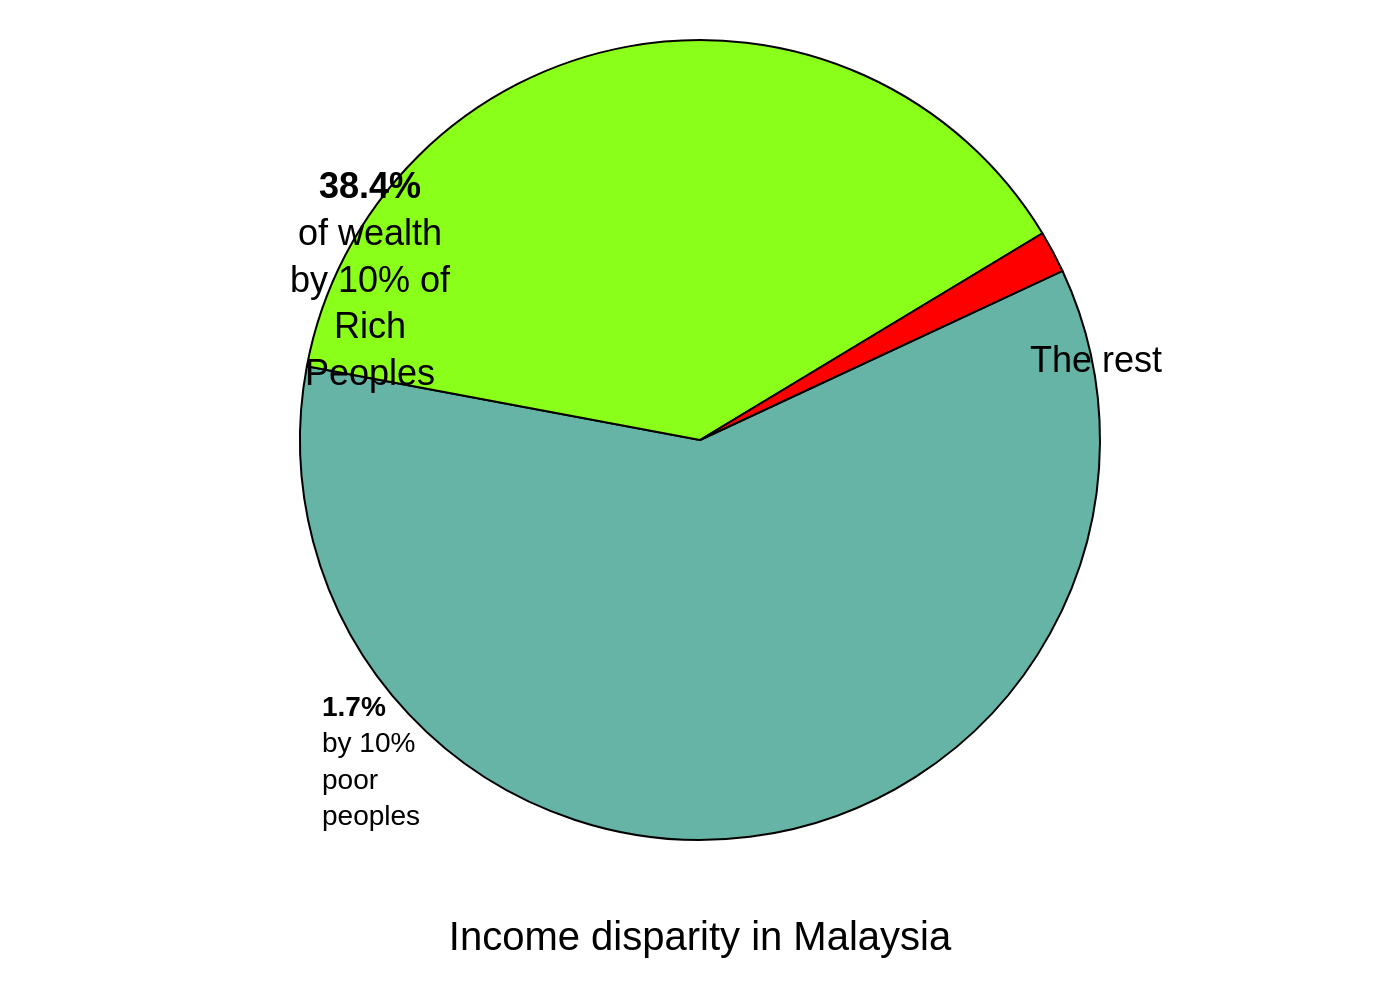

The script that drew this image:
import sys
import json
import os
import plotly.graph_objects as go

# Check for command-line argument
if len(sys.argv) != 2:
    print("Usage: python generate_chart.py <path_to_json_file>")
    sys.exit(1)

json_path = sys.argv[1]

# Check if the file exists
if not os.path.exists(json_path):
    print(f"Error: File not found at {json_path}")
    sys.exit(1)

# Read data from the JSON file
with open(json_path, 'r', encoding='utf-8') as f:
    config = json.load(f)

# Extract data for the chart
chart_data = config.get('chart_data', [])
texts = config.get('texts', {})
colors = config.get('colors', [])

# Prepare data for Plotly
labels = [item['label'] for item in chart_data]
values = [item['value'] for item in chart_data]

# Create the pie chart trace
pie_trace = go.Pie(
    labels=labels,
    values=values,
    marker=dict(colors=colors, line=dict(color='#000000', width=1)),
    hoverinfo='label+percent',
    textinfo='none',
    sort=False,
    direction='clockwise',
    rotation=65
)

# Create the figure
fig = go.Figure(data=[pie_trace])

# Update layout
fig.update_layout(
    title=dict(
        text=texts.get('title'),
        y=0.05,
        x=0.5,
        xanchor='center',
        yanchor='bottom',
        font=dict(
            family="Arial",
            size=20,
            color="black"
        )
    ),
    showlegend=False,
    margin=dict(l=20, r=20, t=20, b=80),
    paper_bgcolor='white',
    plot_bgcolor='white',
    font=dict(family="Arial", color="black"),
    width=600,
    height=550
)

# Add annotations from JSON
annotations = texts.get('annotations', [])
for ann in annotations:
    fig.add_annotation(
        text=ann.get('text'),
        x=ann.get('x'),
        y=ann.get('y'),
        showarrow=ann.get('showarrow', False),
        font=dict(
            family="Arial",
            size=ann.get('font_size', 12),
            color="black"
        ),
        align=ann.get('align', 'center'),
        ax=ann.get('ax', 0),
        ay=ann.get('ay', 0),
        arrowhead=ann.get('arrowhead', 0),
        arrowwidth=ann.get('arrowwidth', 1),
        arrowcolor=ann.get('arrowcolor', 'black'),
        xanchor='center',
        yanchor='middle'
    )

# Determine output filename from JSON path
base_filename = os.path.splitext(os.path.basename(json_path))[0]
output_filename = f"{base_filename}.png"

# Save the figure as a PNG image
fig.write_image(output_filename, scale=2)

print(f"Chart saved as {output_filename}")
